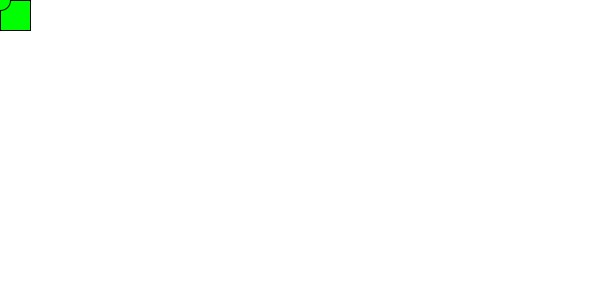
Frame 1 (no input)
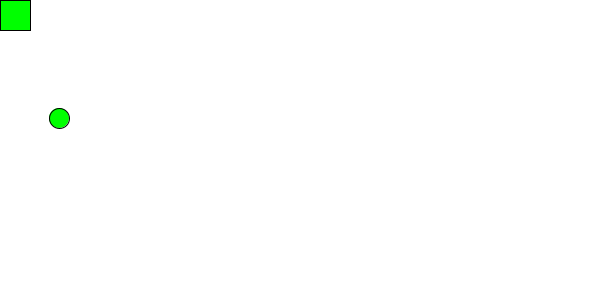
Frame 60 (the mouse pressed at the canvas centre just before this capture)
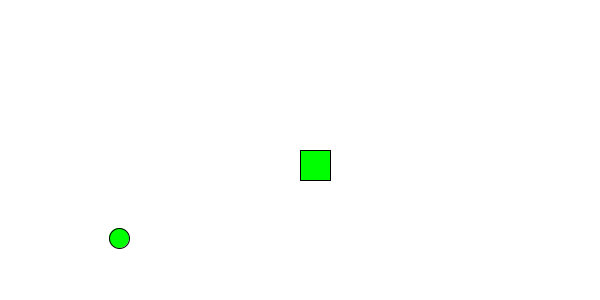
Frame 120 (the mouse held since frame 60 and released just before this capture)

The Processing sketch that drew these frames (run headless with seeded random() and noise(); from frame 60 on, the mouse is pressed at the canvas centre):

// Processing sketch: processing_39331
// ── processing_39331.pde

int ball_x;
int ball_y;
int ball_dirx;
int ball_diry;
int ball_size;
int paddle_x;
int paddle_y;
int paddle_size;
int cR;
int cG;
int cB;

void setup(){
  size(600,300);
  smooth();
  ellipseMode(RADIUS);
  ball_x=0;
  ball_y=0;
  ball_dirx=1;
  ball_diry=2;
  ball_size=10;
  paddle_x=mouseX;
  paddle_y=mouseY;
  paddle_size=30;
  cR=0;
  cG=255;
  cB=0;
}

void draw(){
  fill(cR, cG, cB);
  background(255);
  rect(mouseX,mouseY, paddle_size,paddle_size);
  ellipse(ball_x,ball_y,10,10);
  ball_x += ball_dirx;
  ball_y += ball_diry;
  if(ball_x == paddle_x){
    ball_dirx = -1;
  }
  if(ball_x < mouseX+20 && ball_y > mouseY-20 && ball_y < mouseY+20){
    ball_dirx=1;
  }
  if(ball_y > mouseY-20 && ball_x > mouseX-20 && ball_x < mouseX+20){
    ball_dirx=1;
  }
  if(ball_y < mouseY+20 && ball_x > mouseX-20 && ball_x < mouseX+20){
    ball_dirx=1;
  }
  //if(ball_y > mouseY-20 || ball_y < mouseY+20){
    //ball_dirx=-2;
  if(ball_x > width-10){
    ball_dirx = -1;
    cR=255;
    cG=0;
    cB=0;
  }
  if(ball_y > height-10){
    ball_diry = -2; 
    cR=255;
    cG=255;
    cB=0;
  }
  if(ball_x < 0){
    ball_dirx = 1;
    cR=0;
    cG=255;
    cB=0;
  }
  
  if(ball_y <0){
    ball_diry = 2;
    cR=0;
    cG=255;
    cB=255;
  }
}
